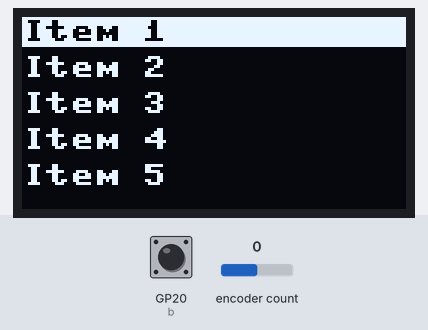
This program was run on a simulated Raspberry Pi Pico running MicroPython. Parts: 128×64 one-colour display. The inputs (shaded band) are chosen by the test bench; at power-on: encoder count 0, GP20 (b) HIGH. Library files of the repository ran but are not shown: ssd1306.py; what the program prints to the serial console is not drawn.

Above: at 1.2 s.
1.3 s: encoder count set to 1
At 1.9 s:
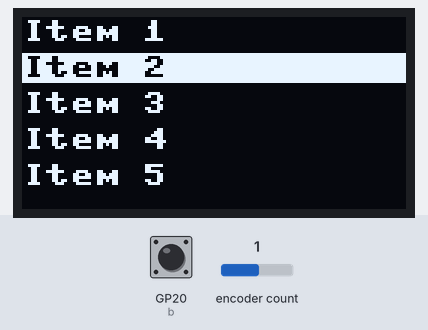
2.8 s: encoder count set to 2
At 4.0 s:
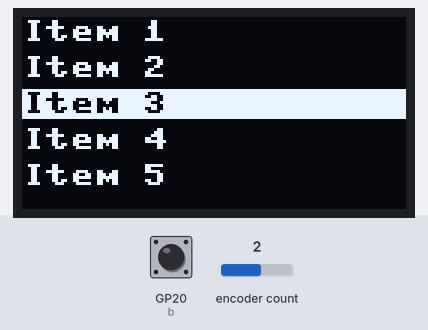
4.3 s: encoder count set to 3
At 5.4 s:
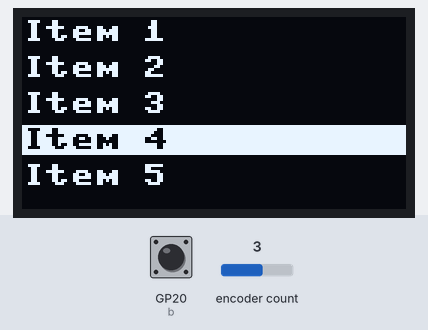
Timing chart, 0 to 7.3 s (numbered marks = the images above; inputs shaded):
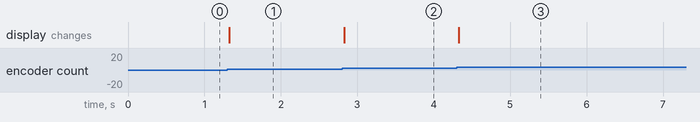

Measured:
- after the input at 1.3 s, the display: changes at once (image 1)
- after the input at 2.8 s, the display: changes at once (image 2)
- after the input at 4.3 s, the display: changes at once (image 3)

The program:

menu_scroll.py
```python
"""
Menu Scroll

Wiring:
OLED
OLED SDA to GP16
OLED SCL to GP17
OLED VCC to 3.3V or 5V (VBUS)
OLED GND to GND

Encoder (no breakout board)
ROT Pin 1 to GP19
ROT Pin 2 to GND
ROT Pin 3 to GP18
SW Pin 1 to GND
SW Pin 2 to GP20
"""
import machine
from ssd1306 import SSD1306_I2C
from rotary_irq_rp2 import RotaryIRQ
from mp_button import Button

# Hardware I2C using I2C0
i2c = machine.I2C(0, sda=machine.Pin(16), scl=machine.Pin(17))

# Scan I2C for device(s), prints list of device address(es)
print(i2c.scan())

# 128x64 OLED Display
display = SSD1306_I2C(128, 64, i2c)

r = RotaryIRQ(pin_num_clk=18,
              pin_num_dt=19,
              reverse=False,
              pull_up=True,
              range_mode=RotaryIRQ.RANGE_BOUNDED)

menu_items = ["Item 1", "Item 2", "Item 3", "Item 4", "Item 5",
              "Item 6", "Item 7", "Item 8", "Item 9", "Item 10"]
selected_index = 0
menu_start_index = 0
item_index = 0
total_lines = 5


def button_action(pin, event):
    global selected_index, menu_start_index
    # set rotary value back to 0 when button is pressed
    if event == Button.PRESSED:
        selected_index = 0
        menu_start_index = 0
        r.set(value=0)


b = Button(20, internal_pullup=True, callback=button_action)

r.set(value=0)
val_old = -1


def display_menu(line_height=10, spacer=2):
    # shift all item positions down to prevent clipping issues
    pixel_y_shift = 1
    display.fill(0)
    for i in range(min(len(menu_items) - menu_start_index, total_lines)):
        item_index = menu_start_index + i
        print('item_index =', item_index)
        if item_index == selected_index:
            display.fill_rect(0, ((i * (line_height+spacer))-1) +
                              pixel_y_shift, 128, line_height, 1)
            display.text(menu_items[item_index], 0,
                         (i * (line_height+spacer))+pixel_y_shift, 0)
        else:
            display.text(menu_items[item_index], 0,
                         (i * (line_height+spacer))+pixel_y_shift, 1)
    display.show()


def update_encoder_range():
    r.set(min_val=0, max_val=len(menu_items) - 1)


# Initial display
display_menu()
update_encoder_range()

# loop
while True:
    val_new = r.value()
    b.update()

    # only update display if the value has changed
    if val_old != val_new:
        val_old = val_new

        # scroll
        if val_new > menu_start_index + (total_lines-1):
            menu_start_index += 1
        if val_new < menu_start_index:
            menu_start_index -= 1

        print("--------------------")
        print('selected_index =', val_new)
        print('menu_start_index =', menu_start_index)
        print("--------------------")

        selected_index = val_new
        display_menu()
```

mp_button.py
```python
"""Source: https://github.com/ubidefeo/MicroPython-Button"""

from machine import Pin
from time import ticks_ms


class Button(object):
    rest_state = False
    # pin = None
    # pin_number = 0
    RELEASED = 'released'
    PRESSED = 'pressed'
    DEBOUNCE_TIME = 50

    def __init__(self, pin, rest_state=False, callback=None, internal_pullup=False, internal_pulldown=False, debounce_time=None):
        self.pin_number = pin
        self.rest_state = rest_state
        self.previous_state = rest_state
        self.current_state = rest_state
        self.previous_debounced_state = rest_state
        self.current_debounced_state = rest_state
        self.last_check_tick = ticks_ms()
        self.debounce_time = debounce_time or Button.DEBOUNCE_TIME
        if internal_pulldown:
            self.internal_pull = Pin.PULL_DOWN
            self.rest_state = False
        elif internal_pullup:
            self.internal_pull = Pin.PULL_UP
            self.rest_state = True
        else:
            self.internal_pull = None
        self.pin = Pin(pin, mode=Pin.IN, pull=self.internal_pull)
        self.callback = callback
        self.active = False

    def debounce(self):
        ms_now = ticks_ms()
        self.current_state = self.pin.value()
        state_changed = self.current_state != self.previous_state
        if state_changed:
            self.last_check_tick = ms_now
        state_stable = (ms_now - self.last_check_tick) > self.debounce_time
        if state_stable and not state_changed:
            self.last_check_tick = ms_now
            self.current_debounced_state = self.current_state
        self.previous_state = self.current_state

    def check_debounce_state(self):
        if self.current_debounced_state != self.previous_debounced_state:
            if self.current_debounced_state != self.rest_state:
                if self.callback != None:
                    self.callback(self.pin_number, Button.PRESSED)
            else:
                if self.callback != None:
                    self.callback(self.pin_number, Button.RELEASED)
        self.previous_debounced_state = self.current_debounced_state

    def update(self):
        self.debounce()
        self.check_debounce_state()
```
